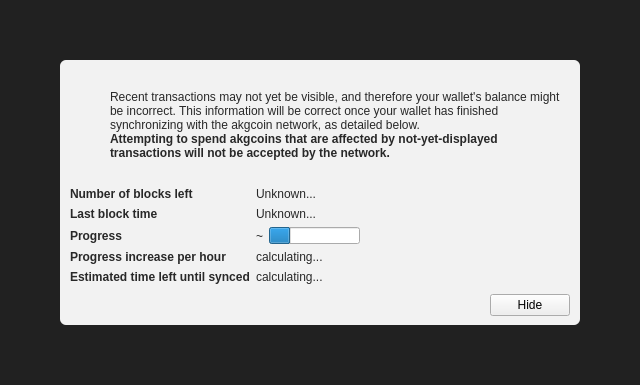
<?xml version="1.0" encoding="UTF-8"?>
<ui version="4.0">
 <class>ModalOverlay</class>
 <widget class="ModalOverlay" name="ModalOverlay">
  <property name="geometry">
   <rect>
    <x>0</x>
    <y>0</y>
    <width>640</width>
    <height>385</height>
   </rect>
  </property>
  <property name="windowTitle">
   <string>Form</string>
  </property>
  <layout class="QVBoxLayout" name="verticalLayout" stretch="0">
   <property name="sizeConstraint">
    <enum>QLayout::SetDefaultConstraint</enum>
   </property>
   <property name="leftMargin">
    <number>0</number>
   </property>
   <property name="topMargin">
    <number>0</number>
   </property>
   <property name="rightMargin">
    <number>0</number>
   </property>
   <property name="bottomMargin">
    <number>0</number>
   </property>
   <item>
    <widget class="QWidget" name="bgWidget" native="true">
     <property name="styleSheet">
      <string notr="true">#bgWidget { background: rgba(0,0,0,220); }</string>
     </property>
     <layout class="QVBoxLayout" name="verticalLayoutMain" stretch="1">
      <property name="leftMargin">
       <number>60</number>
      </property>
      <property name="topMargin">
       <number>60</number>
      </property>
      <property name="rightMargin">
       <number>60</number>
      </property>
      <property name="bottomMargin">
       <number>60</number>
      </property>
      <item>
       <widget class="QWidget" name="contentWidget" native="true">
        <property name="styleSheet">
         <string notr="true">#contentWidget { background: rgba(255,255,255,240); border-radius: 6px; }

QLabel { color: rgb(40,40,40);  }</string>
        </property>
        <layout class="QVBoxLayout" name="verticalLayoutSub" stretch="1,0,0,0">
         <property name="spacing">
          <number>0</number>
         </property>
         <property name="leftMargin">
          <number>10</number>
         </property>
         <property name="topMargin">
          <number>10</number>
         </property>
         <property name="rightMargin">
          <number>10</number>
         </property>
         <property name="bottomMargin">
          <number>10</number>
         </property>
         <item>
          <layout class="QHBoxLayout" name="horizontalLayoutIconText" stretch="0,1">
           <property name="topMargin">
            <number>20</number>
           </property>
           <item>
            <layout class="QVBoxLayout" name="verticalLayoutIcon">
             <property name="leftMargin">
              <number>0</number>
             </property>
             <item>
              <widget class="QPushButton" name="warningIcon">
               <property name="enabled">
                <bool>false</bool>
               </property>
               <property name="text">
                <string/>
               </property>
               <property name="icon">
                <iconset>
                 <normaloff>:/icons/warning</normaloff>
                 <disabledoff>:/icons/warning</disabledoff>:/icons/warning</iconset>
               </property>
               <property name="iconSize">
                <size>
                 <width>48</width>
                 <height>48</height>
                </size>
               </property>
               <property name="flat">
                <bool>true</bool>
               </property>
              </widget>
             </item>
             <item>
              <spacer name="verticalSpacerWarningIcon">
               <property name="orientation">
                <enum>Qt::Vertical</enum>
               </property>
               <property name="sizeHint" stdset="0">
                <size>
                 <width>20</width>
                 <height>40</height>
                </size>
               </property>
              </spacer>
             </item>
            </layout>
           </item>
           <item>
            <layout class="QVBoxLayout" name="verticalLayoutInfoText">
             <property name="leftMargin">
              <number>0</number>
             </property>
             <property name="topMargin">
              <number>0</number>
             </property>
             <item>
              <widget class="QLabel" name="infoText">
               <property name="text">
                <string>Recent transactions may not yet be visible, and therefore your wallet's balance might be incorrect. This information will be correct once your wallet has finished synchronizing with the akgcoin network, as detailed below.</string>
               </property>
               <property name="textFormat">
                <enum>Qt::RichText</enum>
               </property>
               <property name="wordWrap">
                <bool>true</bool>
               </property>
              </widget>
             </item>
             <item>
              <widget class="QLabel" name="infoTextStrong">
               <property name="font">
                <font>
                 <weight>75</weight>
                 <bold>true</bold>
                </font>
               </property>
               <property name="text">
                <string>Attempting to spend akgcoins that are affected by not-yet-displayed transactions will not be accepted by the network.</string>
               </property>
               <property name="textFormat">
                <enum>Qt::RichText</enum>
               </property>
               <property name="wordWrap">
                <bool>true</bool>
               </property>
              </widget>
             </item>
             <item>
              <spacer name="verticalSpacerInTextSpace">
               <property name="orientation">
                <enum>Qt::Vertical</enum>
               </property>
               <property name="sizeHint" stdset="0">
                <size>
                 <width>20</width>
                 <height>40</height>
                </size>
               </property>
              </spacer>
             </item>
            </layout>
           </item>
          </layout>
         </item>
         <item>
          <spacer name="verticalSpacerAfterText">
           <property name="orientation">
            <enum>Qt::Vertical</enum>
           </property>
           <property name="sizeHint" stdset="0">
            <size>
             <width>20</width>
             <height>40</height>
            </size>
           </property>
          </spacer>
         </item>
         <item>
          <layout class="QFormLayout" name="formLayout">
           <property name="fieldGrowthPolicy">
            <enum>QFormLayout::FieldsStayAtSizeHint</enum>
           </property>
           <property name="horizontalSpacing">
            <number>6</number>
           </property>
           <property name="verticalSpacing">
            <number>6</number>
           </property>
           <property name="topMargin">
            <number>10</number>
           </property>
           <item row="0" column="0">
            <widget class="QLabel" name="labelNumberOfBlocksLeft">
             <property name="font">
              <font>
               <weight>75</weight>
               <bold>true</bold>
              </font>
             </property>
             <property name="text">
              <string>Number of blocks left</string>
             </property>
            </widget>
           </item>
           <item row="0" column="1">
            <widget class="QLabel" name="numberOfBlocksLeft">
             <property name="text">
              <string>Unknown...</string>
             </property>
            </widget>
           </item>
           <item row="1" column="0">
            <widget class="QLabel" name="labelLastBlockTime">
             <property name="font">
              <font>
               <weight>75</weight>
               <bold>true</bold>
              </font>
             </property>
             <property name="text">
              <string>Last block time</string>
             </property>
            </widget>
           </item>
           <item row="1" column="1">
            <widget class="QLabel" name="newestBlockDate">
             <property name="sizePolicy">
              <sizepolicy hsizetype="Maximum" vsizetype="Preferred">
               <horstretch>0</horstretch>
               <verstretch>0</verstretch>
              </sizepolicy>
             </property>
             <property name="text">
              <string>Unknown...</string>
             </property>
            </widget>
           </item>
           <item row="2" column="0">
            <widget class="QLabel" name="labelSyncDone">
             <property name="font">
              <font>
               <weight>75</weight>
               <bold>true</bold>
              </font>
             </property>
             <property name="text">
              <string>Progress</string>
             </property>
            </widget>
           </item>
           <item row="2" column="1">
            <layout class="QHBoxLayout" name="horizontalLayoutSync" stretch="0,1">
             <item>
              <widget class="QLabel" name="percentageProgress">
               <property name="text">
                <string notr="true">~</string>
               </property>
              </widget>
             </item>
             <item>
              <widget class="QProgressBar" name="progressBar">
               <property name="value">
                <number>24</number>
               </property>
               <property name="format">
                <string/>
               </property>
              </widget>
             </item>
            </layout>
           </item>
           <item row="4" column="0">
            <widget class="QLabel" name="labelProgressIncrease">
             <property name="font">
              <font>
               <weight>75</weight>
               <bold>true</bold>
              </font>
             </property>
             <property name="text">
              <string>Progress increase per hour</string>
             </property>
            </widget>
           </item>
           <item row="4" column="1">
            <widget class="QLabel" name="progressIncreasePerH">
             <property name="text">
              <string>calculating...</string>
             </property>
            </widget>
           </item>
           <item row="5" column="0">
            <widget class="QLabel" name="labelEstimatedTimeLeft">
             <property name="font">
              <font>
               <weight>75</weight>
               <bold>true</bold>
              </font>
             </property>
             <property name="text">
              <string>Estimated time left until synced</string>
             </property>
            </widget>
           </item>
           <item row="5" column="1">
            <widget class="QLabel" name="expectedTimeLeft">
             <property name="text">
              <string>calculating...</string>
             </property>
            </widget>
           </item>
          </layout>
         </item>
         <item>
          <layout class="QHBoxLayout" name="horizontalLayoutButtons">
           <property name="leftMargin">
            <number>10</number>
           </property>
           <property name="topMargin">
            <number>10</number>
           </property>
           <item>
            <spacer name="horizontalSpacer">
             <property name="orientation">
              <enum>Qt::Horizontal</enum>
             </property>
             <property name="sizeHint" stdset="0">
              <size>
               <width>40</width>
               <height>20</height>
              </size>
             </property>
            </spacer>
           </item>
           <item>
            <widget class="QPushButton" name="closeButton">
             <property name="text">
              <string>Hide</string>
             </property>
            </widget>
           </item>
          </layout>
         </item>
        </layout>
       </widget>
      </item>
     </layout>
    </widget>
   </item>
  </layout>
 </widget>
 <customwidgets>
  <customwidget>
   <class>ModalOverlay</class>
   <extends>QWidget</extends>
   <header>qt/modaloverlay.h</header>
   <container>1</container>
  </customwidget>
 </customwidgets>
 <resources/>
 <connections/>
</ui>
